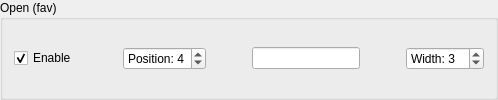
             <widget class="QGroupBox" name="groupButtonOpenFav">
              <property name="toolTip">
               <string>Open favourite save path in file browser</string>
              </property>
              <property name="title">
               <string>Open (fav)</string>
              </property>
              <layout class="QHBoxLayout" name="horizontalLayout_10">
               <item>
                <widget class="QCheckBox" name="checkButtonOpenFav">
                 <property name="sizePolicy">
                  <sizepolicy hsizetype="Maximum" vsizetype="Fixed">
                   <horstretch>0</horstretch>
                   <verstretch>0</verstretch>
                  </sizepolicy>
                 </property>
                 <property name="toolTip">
                  <string>Partial checks are stored in collapsable drawer</string>
                 </property>
                 <property name="text">
                  <string>Enable</string>
                 </property>
                 <property name="checked">
                  <bool>true</bool>
                 </property>
                 <property name="tristate">
                  <bool>true</bool>
                 </property>
                </widget>
               </item>
               <item>
                <spacer name="horizontalSpacer_11">
                 <property name="orientation">
                  <enum>Qt::Orientation::Horizontal</enum>
                 </property>
                 <property name="sizeHint" stdset="0">
                  <size>
                   <width>40</width>
                   <height>20</height>
                  </size>
                 </property>
                </spacer>
               </item>
               <item>
                <widget class="QSpinBox" name="spinButtonOpenFavPosition">
                 <property name="sizePolicy">
                  <sizepolicy hsizetype="Preferred" vsizetype="Fixed">
                   <horstretch>0</horstretch>
                   <verstretch>0</verstretch>
                  </sizepolicy>
                 </property>
                 <property name="toolTip">
                  <string>Ascending from left to right</string>
                 </property>
                 <property name="correctionMode">
                  <enum>QAbstractSpinBox::CorrectionMode::CorrectToNearestValue</enum>
                 </property>
                 <property name="suffix">
                  <string/>
                 </property>
                 <property name="prefix">
                  <string>Position: </string>
                 </property>
                 <property name="maximum">
                  <number>9</number>
                 </property>
                 <property name="value">
                  <number>4</number>
                 </property>
                </widget>
               </item>
               <item>
                <spacer name="horizontalSpacer_20">
                 <property name="orientation">
                  <enum>Qt::Orientation::Horizontal</enum>
                 </property>
                 <property name="sizeHint" stdset="0">
                  <size>
                   <width>40</width>
                   <height>20</height>
                  </size>
                 </property>
                </spacer>
               </item>
               <item>
                <widget class="QLineEdit" name="lineButtonOpenFav">
                 <property name="sizePolicy">
                  <sizepolicy hsizetype="Preferred" vsizetype="Fixed">
                   <horstretch>0</horstretch>
                   <verstretch>0</verstretch>
                  </sizepolicy>
                 </property>
                 <property name="toolTip">
                  <string>Button display text</string>
                 </property>
                 <property name="text">
                  <string/>
                 </property>
                 <property name="cursorPosition">
                  <number>0</number>
                 </property>
                </widget>
               </item>
               <item>
                <spacer name="horizontalSpacer_30">
                 <property name="orientation">
                  <enum>Qt::Orientation::Horizontal</enum>
                 </property>
                 <property name="sizeHint" stdset="0">
                  <size>
                   <width>40</width>
                   <height>20</height>
                  </size>
                 </property>
                </spacer>
               </item>
               <item>
                <widget class="QSpinBox" name="spinButtonOpenFavWidth">
                 <property name="toolTip">
                  <string>Smaller numbers make for smaller buttons</string>
                 </property>
                 <property name="prefix">
                  <string>Width: </string>
                 </property>
                 <property name="minimum">
                  <number>1</number>
                 </property>
                 <property name="maximum">
                  <number>10</number>
                 </property>
                 <property name="value">
                  <number>3</number>
                 </property>
                </widget>
               </item>
              </layout>
             </widget>
